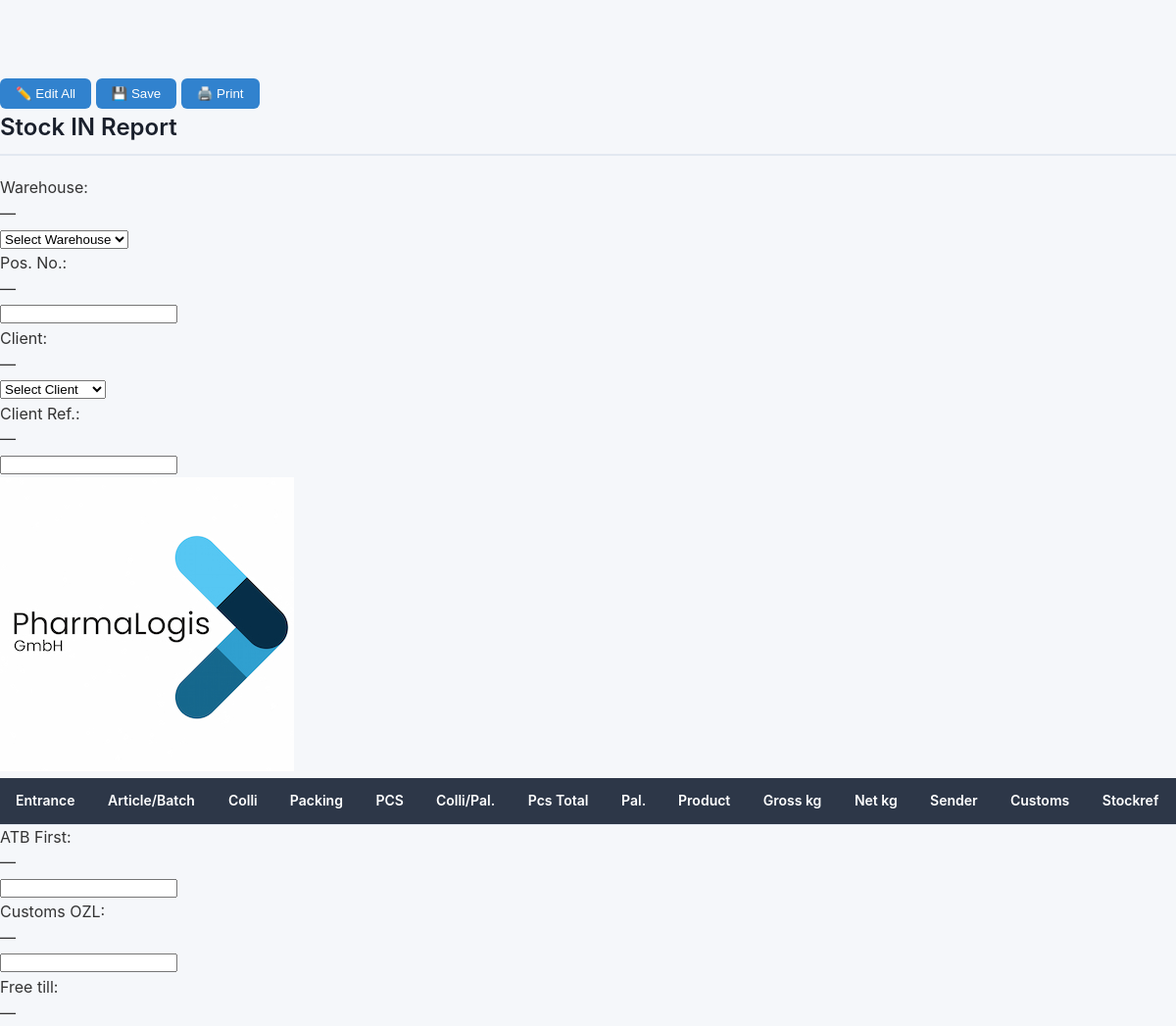
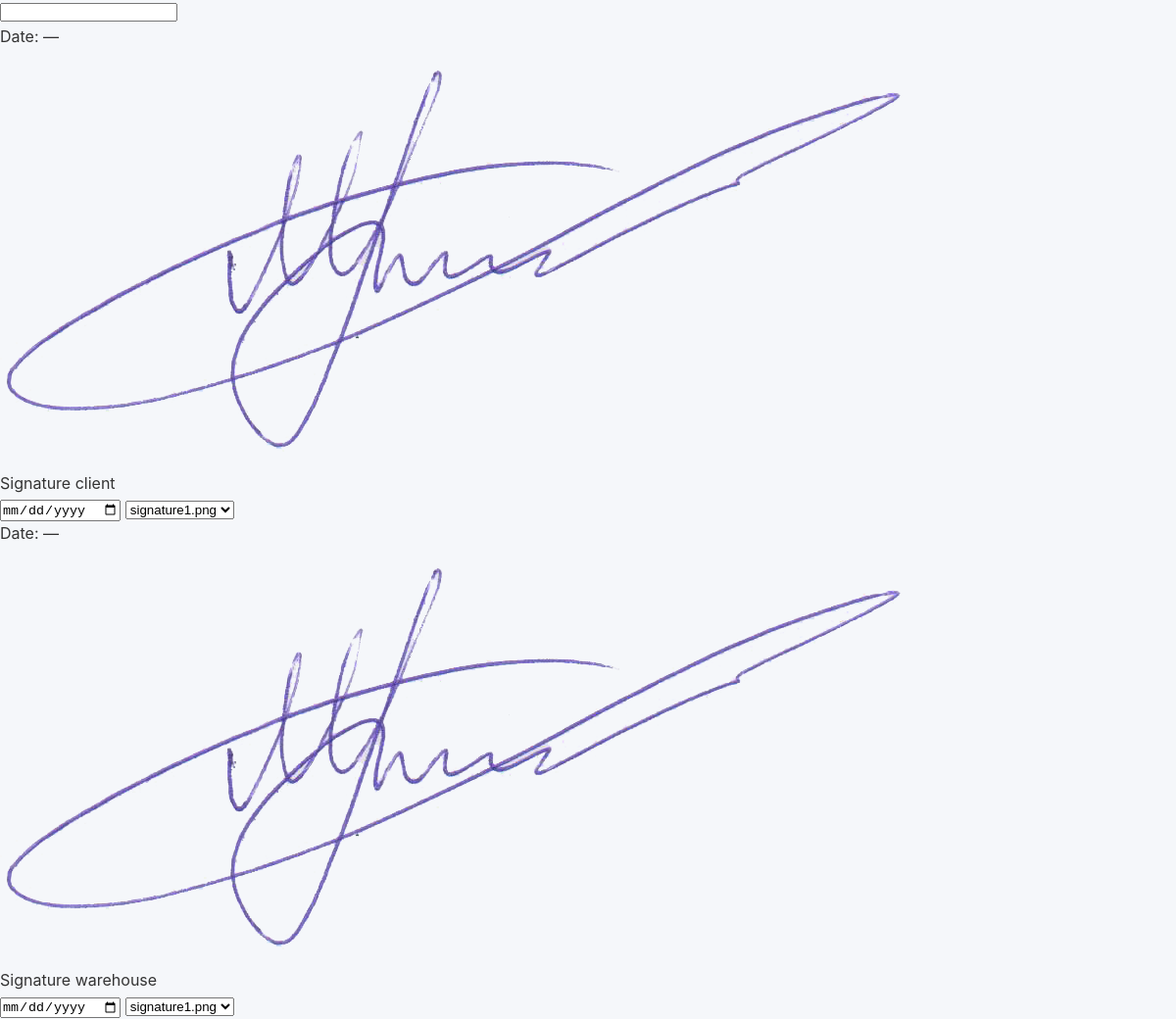
The app's page /stockreport/view_by_order/order_001 (signed in) with its own data (2 pictures, top to bottom).
### app/models.py (models this page shows)
class WarehouseStock(db.Model):
    __tablename__ = 'warehouse_stock'  # ✅ Ensure FK consistency
    id = db.Column(db.Integer, primary_key=True)
    user_id = db.Column(db.Integer, db.ForeignKey('user.id'), nullable=False)
    order_number = db.Column(db.String(50), nullable=False)
    product_name = db.Column(db.String(100), nullable=False)
    quantity = db.Column(db.String(50), nullable=False)
    ata = db.Column(db.String(10), nullable=True)
    transit_status = db.Column(db.String(20), default='In Stock', nullable=False)
    notes = db.Column(db.String(120))
    transport = db.Column(db.String(20))
    is_manual = db.Column(db.Boolean, default=False)
    pod_filename = db.Column(db.String(120))
    warehouse_address = db.Column(db.String(255))
    client = db.Column(db.String(255))
    pos_no = db.Column(db.String(50))
    customer_ref = db.Column(db.String(50))
    is_archived = db.Column(db.Boolean, default=False)

### app/routes/warehouse_routes.py (the view)
@warehouse_bp.route('/stockreport/view_by_order/<string:order_number>')
@login_required
def view_stockreport_by_order(order_number):
    item = WarehouseStock.query.filter_by(order_number=order_number).first()
    if not item:
        item = DeliveredGoods.query.filter_by(order_number=order_number).first_or_404()
    if isinstance(item, WarehouseStock):
        if not can_view_all(current_user.role) and current_user.id != item.user_id:
            flash("Access denied.", "danger")
            return redirect(url_for('warehouse.warehouse'))
    entries = StockReportEntry.query.filter_by(related_order_id=item.id).all()
    first_entry = entries[0] if entries else None
    atb_frist = customs_ozl = free_till = None
    if first_entry and first_entry.customs_status == "T1" and first_entry.entrance_date:
        atb_frist = first_entry.entrance_date.strftime("%d.%m.%Y")
        customs_ozl = "OZL Hamburg"
        free_till = (first_entry.entrance_date + timedelta(days=90)).strftime("%d.%m.%Y")
    return render_template(
        "view_stockreport.html",
        entries=entries,
        item=item,
        atb_frist=atb_frist,
        customs_ozl=customs_ozl,
        free_till=free_till,
        signature_date_client=getattr(first_entry, 'signature_date_client', None),
        signature_client=getattr(first_entry, 'signature_client', None),
        signature_date_warehouse=getattr(first_entry, 'signature_date_warehouse', None),
        signature_warehouse=getattr(first_entry, 'signature_warehouse', None),
        report_header=getattr(first_entry, '__dict__', {})  # 🚨 Pass extra fields
    )

### app/roles.py (called while the page is built)
def can_view_all(role):
    return ROLE_PERMISSIONS.get(role, {}).get('can_view_all', False)

### app/routes/__init__.py (called while the page is built)
def inject_globals():
    return dict(current_user=current_user, current_path=request.path)

### app/templates/view_stockreport.html (shortened to what this page needs)
{% extends "base_clean.html" %}
{% block body %}
<div class="flex justify-end gap-3 px-[50px] mt-6 no-print">
  <button id="edit-all-btn" class="bg-yellow-600 hover:bg-yellow-700 text-white px-4 py-2 rounded shadow text-sm">✏️
    Edit All</button>
  <button id="save-stockreport-btn"
    class="bg-green-700 hover:bg-green-800 text-white px-4 py-2 rounded shadow text-sm hidden">💾 Save</button>
  <button id="custom-print-btn" class="bg-gray-700 hover:bg-gray-900 text-white px-4 py-2 rounded shadow text-sm">🖨️
    Print</button>
</div>
<div class="print-area bg-white dark:bg-gray-800 p-6 rounded shadow max-w-[1120px] mx-auto mt-6" id="pdf-report">
  <div class="flex justify-between items-start mb-6">
    <div>
      <h2 class="text-2xl font-bold mb-2">Stock IN Report</h2>
      <div class="grid grid-cols-2 gap-4 mb-6 text-sm">
        <div>
          <span class="font-semibold">Warehouse:</span>
          <div class="ml-2 view-mode">{{ item.warehouse_address or '—' }}</div>
          <div class="edit-header hidden">
            <select name="warehouse_address"
              class="w-full mt-1 border px-2 py-1 rounded text-sm bg-white dark:bg-gray-700">
              <option value="">Select Warehouse</option>
            </select>
          </div>
        </div>
        <div>
          <span class="font-semibold">Pos. No.:</span>
          <div class="ml-2 view-mode">{{ item.pos_no or '—' }}</div>
          <div class="edit-header hidden">
            <input type="text" name="pos_no" value="{{ item.pos_no or '' }}"
              class="w-full mt-1 border px-2 py-1 rounded text-sm bg-white dark:bg-gray-700" />
          </div>
        </div>
        <div>
          <span class="font-semibold">Client:</span>
          <div class="ml-2 view-mode">{{ item.client or '—' }}</div>
          <div class="edit-header hidden">
            <select name="client" class="w-full mt-1 border px-2 py-1 rounded text-sm bg-white dark:bg-gray-700">
              <option value="">Select Client</option>
            </select>
          </div>
        </div>
        <div>
          <span class="font-semibold">Client Ref.:</span>
          <div class="ml-2 view-mode">{{ item.customer_ref or '—' }}</div>
          <div class="edit-header hidden">
            <input type="text" name="customer_ref" value="{{ item.customer_ref or '' }}"
              class="w-full mt-1 border px-2 py-1 rounded text-sm bg-white dark:bg-gray-700" />
          </div>
        </div>
      </div>
    </div>
    <img src="{{ url_for('static', filename='images/logo.jpg') }}" alt="Logo" class="w-36 object-contain h-auto">
  </div>
  <div class="overflow-auto print:overflow-visible">
    <table class="w-full table-fixed text-sm text-left border" id="stockreport-table">
      <thead class="bg-gray-100 dark:bg-gray-700 text-xs text-gray-700 dark:text-gray-300">
        <tr>
          <th class="p-2 border w-[90px] whitespace-nowrap">Entrance</th>
          <th class="p-2 border w-[120px] whitespace-nowrap">Article/Batch</th>
          <th class="p-2 border w-[40px]">Colli</th>
          <th class="p-2 border w-[60px]">Packing</th>
          <th class="p-2 border w-[40px]">PCS</th>
          <th class="p-2 border w-[60px] whitespace-nowrap">Colli/Pal.</th>
          <th class="p-2 border w-[40px] whitespace-nowrap">Pcs Total</th>
          <th class="p-2 border w-[40px]">Pal.</th>
          <th class="p-2 border w-[160px] whitespace-nowrap">Product</th>
          <th class="p-2 border w-[70px]">Gross kg</th>
          <th class="p-2 border w-[70px]">Net kg</th>
          <th class="p-2 border w-[140px] whitespace-nowrap">Sender</th>
          <th class="p-2 border w-[60px]">Customs</th>
          <th class="p-2 border w-[80px]">Stockref</th>
        </tr>
      </thead>
    </table>
  </div>
  <div class="grid grid-cols-3 gap-4 mt-8 text-sm">
    {% for label, field in [("ATB First", "atb_first"), ("Customs OZL", "customs_ozl"), ("Free till", "free_till")] %}
    <div>
      <label class="font-medium">{{ label }}:</label>
      <div class="view-mode text-gray-700">{{ item | lookup(field) or "—" }}</div>
      <div class="edit-header hidden">
        <input type="text" name="{{ field }}" value="{{ item | lookup(field) or '' }}"
          class="w-full mt-1 border px-2 py-1 rounded text-sm bg-white dark:bg-gray-700" />
      </div>
    </div>
    {% endfor %}
  </div>
  <div class="grid grid-cols-2 gap-8 mt-10">
    {% for side, date, sig in [('client', signature_date_client, signature_client), ('warehouse',
    signature_date_warehouse, signature_warehouse)] %}
    <div class="text-center">
      <div class="view-mode">
        <p class="text-sm text-gray-700 mb-1">Date: {{ date or '—' }}</p>
        <img src="{{ url_for('static', filename='images/signatures/' + (sig or 'signature1.png')) }}" alt="Signature"
          class="mx-auto w-32 h-auto mb-2">
        <p class="text-sm mt-1 capitalize">Signature {{ side }}</p>
      </div>
      <div class="edit-header hidden space-y-2">
        <input type="date" name="signature_date_{{ side }}" value="{{ date or '' }}"
          class="w-full border px-3 py-1 rounded" />
        <select name="signature_{{ side }}" class="w-full border rounded px-2 py-1">
          {% for s in ['signature1.png', 'signature2.png', 'signature3.png'] %}
          <option value="{{ s }}" {% if sig==s %}selected{% endif %}>{{ s }}</option>
          {% endfor %}
        </select>
      </div>
    </div>
    {% endfor %}
  </div>
</div>
{% endblock %}

### app/static/css/style.css (style rules this page uses)
* { margin: 0; padding: 0; box-sizing: border-box; }
body { font-family: 'Inter', -apple-system, BlinkMacSystemFont, 'Segoe UI', Roboto, sans-serif; background-color: #f5f7fa; color: #333; line-height: 1.6; padding-top: 80px; }
h2 { font-size: 24px; font-weight: 600; color: #1a202c; margin-bottom: 20px; border-bottom: 2px solid #e2e8f0; padding-bottom: 8px; }
table { width: 100%; border-collapse: collapse; font-size: 14px; }
table th, table td { padding: 12px 16px; text-align: left; border-bottom: 1px solid #e2e8f0; }
table th { background-color: #2d3748; color: #fff; font-weight: 600; position: sticky; top: 0; z-index: 20; cursor: pointer; transition: background-color 0.2s ease; }
a, button { transition: all 0.2s ease; }
button { background-color: #3182ce; color: #fff; border: none; padding: 8px 16px; border-radius: 6px; font-weight: 500; cursor: pointer; }
table thead th { z-index: 20; }

### records on screen
WarehouseStock: warehouse_address "—", pos_no "—", client "—", customer_ref "—"

### other values on screen
{{ label }} "ATB First" "Customs OZL" "Free till"
{{ item | lookup(field) or "—" }} "—" "—" "—"
{{ date or '—' }} "—" "—"
{{ side }} "client" "warehouse"
form field signature_client "signature1.png"
form field signature_warehouse "signature1.png"
